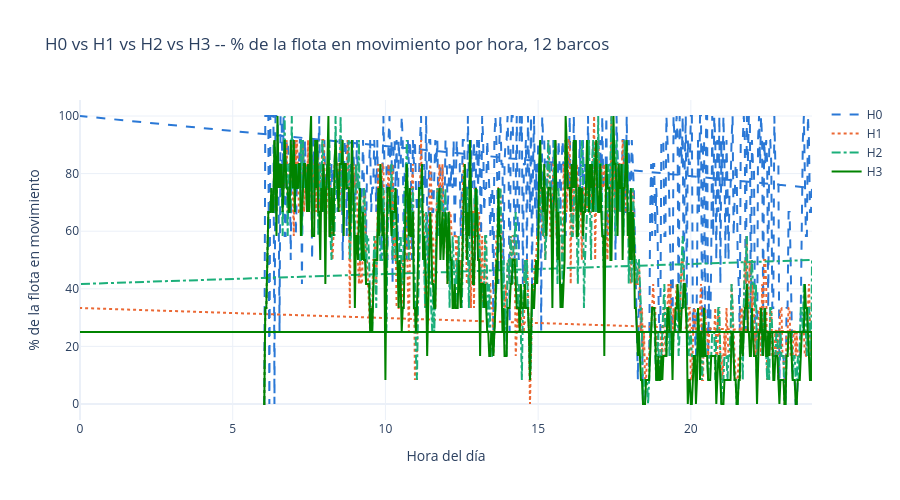

The code cell stored with this chart in its notebook:
### Code cell
# Mismo minuto a minuto, pero a UN tamaño de flota fijo, comparando las 4 politicas
NUM_BARCOS_FIJO = 12
fig3 = go.Figure()
for pol in politicas_orden:
    sub = series_por_flota[(pol, NUM_BARCOS_FIJO)].copy()
    sub["hora"] = sub["minuto_del_dia"] / 60
    sub["pct_moviendo"] = sub["n_moviendo"] / NUM_BARCOS_FIJO * 100
    fig3.add_trace(go.Scatter(x=sub["hora"], y=sub["pct_moviendo"], mode="lines", name=pol,
                              line=dict(color=COLOR[pol], dash=DASH[pol]),
                              hovertemplate=f"{pol}<br>%{{x:.1f}}h<br>%{{y:.0f}}%% en movimiento<extra></extra>"))
fig3.update_layout(title=f"H0 vs H1 vs H2 vs H3 -- % de la flota en movimiento por hora, {NUM_BARCOS_FIJO} barcos",
                    xaxis_title="Hora del día", yaxis_title="% de la flota en movimiento",
                    template="plotly_white", height=500)
fig3.show()

### Figure 1 — Plotly figure (JSON) as saved in the notebook; plotly's stock layout.template omitted (floating-point values rounded to 4 significant figures; data arrays with more than 128 entries replaced by an {"elided": "..."} marker saying what was removed)
{"data": [{"hovertemplate": "H0<br>%{x:.1f}h<br>%{y:.0f}%% en movimiento<extra></extra>", "line": {"color": "#2a78d6", "dash": "dash"}, "mode": "lines", "name": "H0", "type": "scatter", "x": {"elided": "541 float values"}, "y": {"elided": "541 float values"}}, {"hovertemplate": "H1<br>%{x:.1f}h<br>%{y:.0f}%% en movimiento<extra></extra>", "line": {"color": "#eb6834", "dash": "dot"}, "mode": "lines", "name": "H1", "type": "scatter", "x": {"elided": "541 float values"}, "y": {"elided": "541 float values"}}, {"hovertemplate": "H2<br>%{x:.1f}h<br>%{y:.0f}%% en movimiento<extra></extra>", "line": {"color": "#1baf7a", "dash": "dashdot"}, "mode": "lines", "name": "H2", "type": "scatter", "x": {"elided": "541 float values"}, "y": {"elided": "541 float values"}}, {"hovertemplate": "H3<br>%{x:.1f}h<br>%{y:.0f}%% en movimiento<extra></extra>", "line": {"color": "#008300", "dash": "solid"}, "mode": "lines", "name": "H3", "type": "scatter", "x": {"elided": "541 float values"}, "y": {"elided": "541 float values"}}], "layout": {"height": 500, "title": {"text": "H0 vs H1 vs H2 vs H3 -- % de la flota en movimiento por hora, 12 barcos"}, "xaxis": {"title": {"text": "Hora del día"}}, "yaxis": {"title": {"text": "% de la flota en movimiento"}}}}
